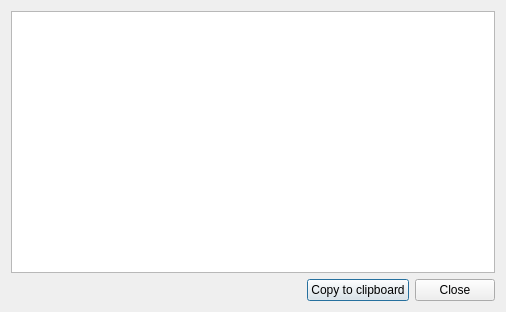
<?xml version="1.0" encoding="UTF-8"?>
<ui version="4.0">
 <class>ResultDialog</class>
 <widget class="QDialog" name="ResultDialog">
  <property name="geometry">
   <rect>
    <x>0</x>
    <y>0</y>
    <width>506</width>
    <height>312</height>
   </rect>
  </property>
  <property name="windowTitle">
   <string>Links to files</string>
  </property>
  <property name="modal">
   <bool>true</bool>
  </property>
  <layout class="QGridLayout" name="gridLayout">
   <item row="0" column="0" colspan="3">
    <widget class="QTextEdit" name="textEdit"/>
   </item>
   <item row="1" column="0">
    <spacer name="horizontalSpacer">
     <property name="orientation">
      <enum>Qt::Horizontal</enum>
     </property>
     <property name="sizeHint" stdset="0">
      <size>
       <width>286</width>
       <height>20</height>
      </size>
     </property>
    </spacer>
   </item>
   <item row="1" column="1">
    <widget class="QPushButton" name="pushButtonCopy">
     <property name="text">
      <string>Copy to clipboard</string>
     </property>
    </widget>
   </item>
   <item row="1" column="2">
    <widget class="QPushButton" name="pushButtonClose">
     <property name="text">
      <string>Close</string>
     </property>
    </widget>
   </item>
  </layout>
 </widget>
 <resources/>
 <connections>
  <connection>
   <sender>pushButtonClose</sender>
   <signal>clicked()</signal>
   <receiver>ResultDialog</receiver>
   <slot>accept()</slot>
   <hints>
    <hint type="sourcelabel">
     <x>437</x>
     <y>288</y>
    </hint>
    <hint type="destinationlabel">
     <x>218</x>
     <y>282</y>
    </hint>
   </hints>
  </connection>
 </connections>
</ui>
